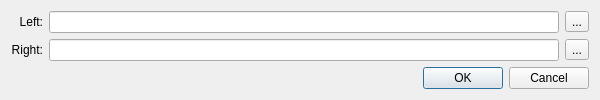
<?xml version="1.0" encoding="UTF-8"?>
<ui version="4.0">
 <class>CompareDialog</class>
 <widget class="QDialog" name="CompareDialog">
  <property name="geometry">
   <rect>
    <x>0</x>
    <y>0</y>
    <width>600</width>
    <height>89</height>
   </rect>
  </property>
  <property name="sizePolicy">
   <sizepolicy hsizetype="Preferred" vsizetype="Preferred">
    <horstretch>0</horstretch>
    <verstretch>0</verstretch>
   </sizepolicy>
  </property>
  <property name="windowTitle">
   <string>Compare...</string>
  </property>
  <layout class="QVBoxLayout" name="verticalLayout">
   <item>
    <layout class="QGridLayout" name="gridLayout">
     <item row="0" column="0">
      <widget class="QLabel" name="label">
       <property name="text">
        <string>Left:</string>
       </property>
       <property name="alignment">
        <set>Qt::AlignRight|Qt::AlignTrailing|Qt::AlignVCenter</set>
       </property>
      </widget>
     </item>
     <item row="0" column="1">
      <widget class="QLineEdit" name="leLeft">
       <property name="readOnly">
        <bool>true</bool>
       </property>
      </widget>
     </item>
     <item row="0" column="2">
      <widget class="QToolButton" name="tbLeft">
       <property name="text">
        <string>...</string>
       </property>
      </widget>
     </item>
     <item row="1" column="0">
      <widget class="QLabel" name="label_2">
       <property name="text">
        <string>Right:</string>
       </property>
       <property name="alignment">
        <set>Qt::AlignRight|Qt::AlignTrailing|Qt::AlignVCenter</set>
       </property>
      </widget>
     </item>
     <item row="1" column="1">
      <widget class="QLineEdit" name="leRight">
       <property name="readOnly">
        <bool>true</bool>
       </property>
      </widget>
     </item>
     <item row="1" column="2">
      <widget class="QToolButton" name="tbRight">
       <property name="text">
        <string>...</string>
       </property>
      </widget>
     </item>
    </layout>
   </item>
   <item>
    <widget class="QDialogButtonBox" name="buttonBox">
     <property name="orientation">
      <enum>Qt::Horizontal</enum>
     </property>
     <property name="standardButtons">
      <set>QDialogButtonBox::Cancel|QDialogButtonBox::Ok</set>
     </property>
    </widget>
   </item>
  </layout>
 </widget>
 <resources/>
 <connections>
  <connection>
   <sender>buttonBox</sender>
   <signal>accepted()</signal>
   <receiver>CompareDialog</receiver>
   <slot>accept()</slot>
   <hints>
    <hint type="sourcelabel">
     <x>248</x>
     <y>254</y>
    </hint>
    <hint type="destinationlabel">
     <x>157</x>
     <y>274</y>
    </hint>
   </hints>
  </connection>
  <connection>
   <sender>buttonBox</sender>
   <signal>rejected()</signal>
   <receiver>CompareDialog</receiver>
   <slot>reject()</slot>
   <hints>
    <hint type="sourcelabel">
     <x>316</x>
     <y>260</y>
    </hint>
    <hint type="destinationlabel">
     <x>286</x>
     <y>274</y>
    </hint>
   </hints>
  </connection>
 </connections>
</ui>
